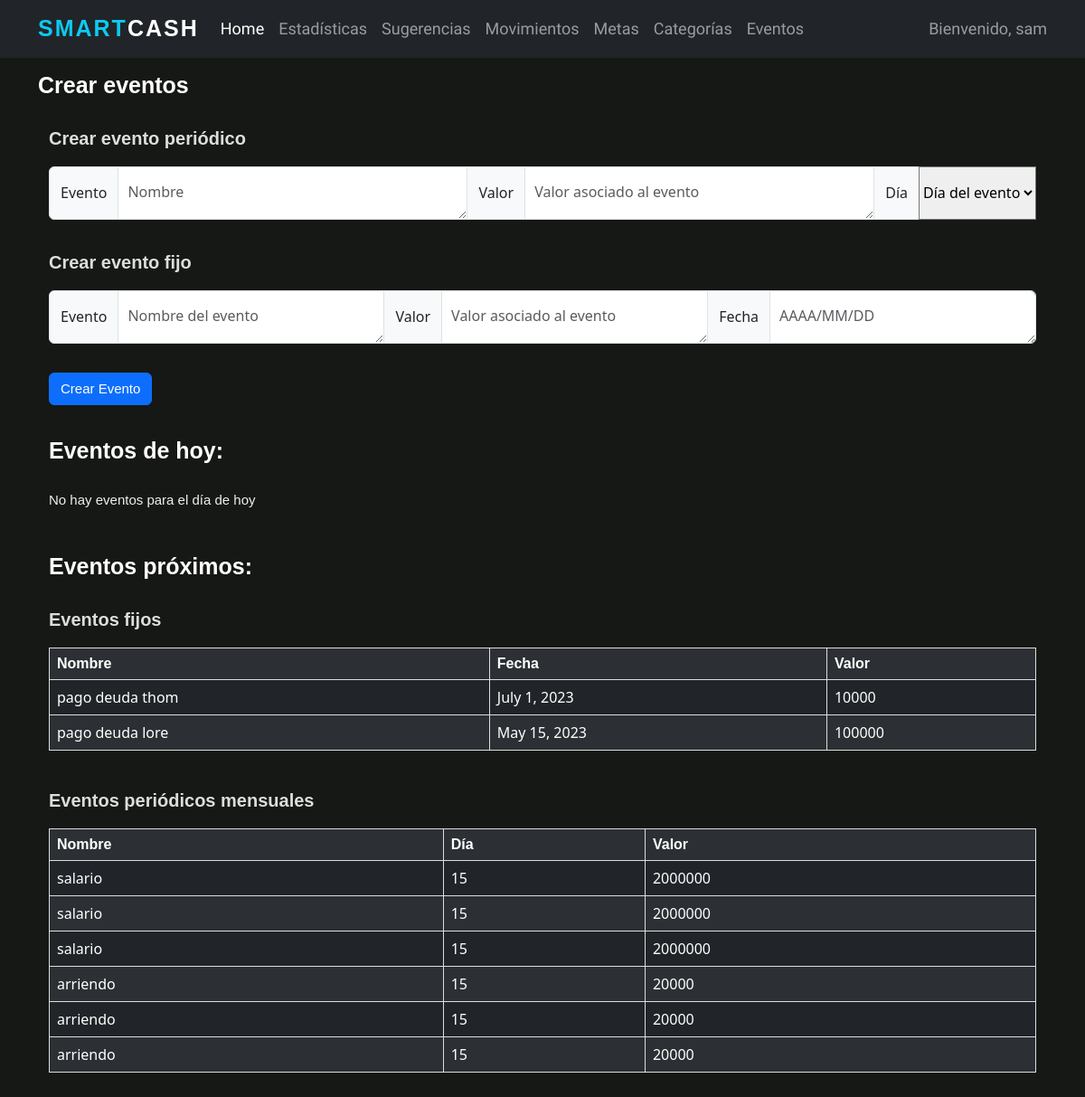
The app's page /events/ (signed in) with its own data.
### wallet/models.py (models this page shows, shortened)
class EventoFijo(models.Model):
    usuario = models.ForeignKey(User, on_delete=models.CASCADE)
    nombre = models.CharField(max_length=100)
    fecha = models.DateField()
    cantidad = models.IntegerField()

class EventoPeriodico(models.Model):
    usuario = models.ForeignKey(User, on_delete=models.CASCADE)
    nombre = models.CharField(max_length=100)
    dia = models.IntegerField()
    cantidad = models.IntegerField()

### wallet/views.py (the view)
# urls.py: path('events/', wallet_views.events, name='events'),
def events(request):
    connection.current_user = request.user
    periodic_event_name = request.GET.get('periodic_event_name')
    periodic_event_value = request.GET.get('periodic_event_value')
    periodic_event_day = request.GET.get('periodic_event_day')
    event_name = request.GET.get('event_name')
    event_value = request.GET.get('event_value')
    event_date = request.GET.get('event_date')
    if periodic_event_day and periodic_event_value and periodic_event_name:
        connection.create_event(1, periodic_event_name, periodic_event_value, periodic_event_day, request.user)
    if event_name and event_value and event_date:
        connection.create_event(0, event_name, event_value, event_date, request.user)
    user_events = connection.search_events(request.user)
    user_periodic_events = connection.search_periodic_events(request.user)
    day_events = connection.search_day_events(user_periodic_events, user_events)
    return render(request, 'registration/events.html',
                  {'days': range(1, 32), 'periodic_event_name': periodic_event_name,
                   'periodic_event_value': periodic_event_value, 'periodic_event_day': periodic_event_day,
                   'event_name': event_name, 'event_value': event_value, 'event_date': event_date,
                   'user_events': user_events, 'user_periodic_events': user_periodic_events, 'day_events': day_events,
                   'today': date.today().day})

### wallet/connection.py (called while the page is built)
def search_periodic_events(user):
    events = EventoPeriodico.objects.all().filter(usuario=user)
    return events

def search_events(user):
    events = EventoFijo.objects.all().filter(usuario=user)
    return events

def search_day_events(periodic, events):
    current_date = date.today()
    ans = []
    if periodic:
        for event in periodic:
            if event.dia == current_date.day:
                ans.append(event)
    if events:
        for event in events:
            if event.fecha == current_date:
                ans.append(event)
    return ans

### wallet/templates/registration/events.html (shortened to what this page needs)
{% extends 'base.html' %}
{% load static %}
    {% block content %}
<br><br><br>
<div id="eventos"class="form-text">Crear eventos</div>
<form action="">
    <div class="container">
        <br>
        <p id = "movimientos">Crear evento periódico</p>
        <div class="input-group mb-3">
            <span class="input-group-text mb-3">Evento</span>
            <textarea class="form-control mb-3" aria-label="With textarea" placeholder="Nombre"
                      name="periodic_event_name"></textarea>
            <span class="input-group-text mb-3">Valor</span>
            <textarea class="form-control mb-3" aria-label="With textarea"
                      placeholder="Valor asociado al evento" name="periodic_event_value"></textarea>
            <label class="input-group-text mb-3" for="inputGroupSelect01">Día</label>
            <select class="custom-select mb-3" id="inputGroupSelect01" name="periodic_event_day">
                <option selected>Día del evento</option>
            </select>
        </div>
    </div>
    <div class="container">
        <p id = "movimientos">Crear evento fijo</p>
        <div class="input-group mb-3">
            <span class="input-group-text mb-3">Evento</span>
            <textarea class="form-control mb-3" aria-label="With textarea" placeholder="Nombre del evento"
                      name="event_name"></textarea>
            <span class="input-group-text mb-3">Valor</span>
            <textarea class="form-control mb-3" aria-label="With textarea"
                      placeholder="Valor asociado al evento" name="event_value"></textarea>
            <span class="input-group-text mb-3">Fecha</span>
            <textarea class="form-control mb-3" aria-label="With textarea" placeholder="AAAA/MM/DD"
                      name="event_date"></textarea>
        </div>
        <button type="submit" class="btn btn-primary mb-3">Crear Evento</button>
    </div>
</form>
<div class="container">
    <div id="eventos"class="form-text">Eventos de hoy:</div>
    <br>
    {% if not day_events %}
    <p id="categorias">No hay eventos para el día de hoy</p>
    {% endif %}
    <br>
<div id="eventos"class="form-text">Eventos próximos:</div>
<br>
<p id = "movimientos">Eventos fijos</p>
<table class="table table-striped table-dark">
        <tr>
            <th>Nombre</th>
            <th>Fecha</th>
            <th>Valor</th>
        </tr>
        {% for event in user_events %}
        <tr>
            <td>{{ event.nombre }}</td>
            <td>{{ event.fecha }}</td>
            <td>{{ event.cantidad }}</td>
        </tr>
        {% endfor %}
    </table>
    <br>
    <p id = "movimientos">Eventos periódicos mensuales</p>
    <table class="table table-striped table-dark">
        <tr>
            <th>Nombre</th>
            <th>Día</th>
            <th>Valor</th>
        </tr>
        {% for event in user_periodic_events %}
        <tr>
            <td>{{ event.nombre }}</td>
            <td>{{ event.dia }}</td>
            <td>{{ event.cantidad }}</td>
        </tr>
        {% endfor %}
    </table>
<br>
</div>
{% endblock content %}

### smartcash/templates/base.html (shortened to what this page needs)
{% load static %}
<html lang="en">
<head>
    <link href="https://cdn.jsdelivr.net/npm/bootstrap@5.3.0-alpha1/dist/css/bootstrap.min.css" rel="stylesheet"
>
    <link rel="stylesheet" href="https://cdn.jsdelivr.net/npm/bootstrap-icons@1.7.2/font/bootstrap-icons.css">
    <link rel="stylesheet" type="text/css" href="{% static 'css/style.css' %}"/>
</head>
<body>
    <nav class="navbar navbar-expand-lg navbar-dark bg-dark fixed-top">
        <div class="container">
            <a href="{% url 'home' %}" class="navbar-brand"> <span class="text-info">Smart</span>Cash</a>
            <div class="collapse navbar-collapse" id="navbarText">
                <ul class="navbar-nav me-auto mb-2 mb-lg-0">
                    <li class="nav-item">
                        <a class="nav-link active" aria-current="page" href="{% url 'home' %}">Home</a>
                    </li>
                    <li class="nav-item">
                        <a class="nav-link" href="{% url 'statistics' %}">Estadísticas</a>
                    </li>
                    <li class="nav-item">
                        <a class="nav-link" href="{% url 'suggestions' %}">Sugerencias</a>
                    </li>
                    <li class="nav-item">
                        <a class="nav-link" href="{% url 'movements' %}">Movimientos</a>
                    </li>
                    <li class="nav-item">
                        <a class="nav-link" href="{% url 'goals' %}">Metas</a>
                    </li>
                    <li class="nav-item">
                        <a class="nav-link" href="{% url 'categories' %}">Categorías</a>
                    </li>
                    <li class="nav-item">
                        <a class="nav-link" href="{% url 'events' %}">Eventos</a>
                    </li>
                </ul>
                <span id="bienvenida" class="navbar-text">
					Bienvenido, {{ user.username }}
				</span>
            </div>
        </div>
</nav>
<div class="container">
    {% block content %}
    {% endblock content %}
</div>
</body>
</html>

### static/css/style.css (style rules this page uses)
#bienvenida { font-family: 'Roboto Condensed', sans-serif; font-size: 18px; }
#categorias { font-family:'Lucida Sans', 'Lucida Sans Regular', 'Lucida Grande', 'Lucida Sans Unicode', Geneva, Verdana, sans-serif; font-size: 15px; color: rgb(238, 238, 238); }
#eventos { font-family:'Lucida Sans', 'Lucida Sans Regular', 'Lucida Grande', 'Lucida Sans Unicode', Geneva, Verdana, sans-serif; font-size: 25px; color: white; font-weight: bold; }
#movimientos { font-family:'Lucida Sans', 'Lucida Sans Regular', 'Lucida Grande', 'Lucida Sans Unicode', Geneva, Verdana, sans-serif; color: rgb(221, 221, 221); font-weight: bold; font-size: 20px; }
table { border-collapse: collapse; width: 100%; }
td, th { border: 1px solid #dddddd; text-align: left; padding: 8px; color: white; }
th { font-family:'Lucida Sans', 'Lucida Sans Regular', 'Lucida Grande', 'Lucida Sans Unicode', Geneva, Verdana, sans-serif; }
tr:nth-child(even) { background-color: #dddddd; }
.form-control { height: 59px; padding: 15px 10; box-sizing: border-box; }
.form-text { font-family: 'Roboto Condensed', sans-serif; color: white; }
.btn { font-family:'Lucida Sans', 'Lucida Sans Regular', 'Lucida Grande', 'Lucida Sans Unicode', Geneva, Verdana, sans-serif; font-size: 15px; }
p { font-family: 'Roboto Condensed', sans-serif; font-size: 17px; }
body { background: #161815; }
.navbar-nav a { font-family: 'Roboto Condensed', sans-serif; font-size: 18px; }
.navbar-dark .navbar-brand { font-family:'Franklin Gothic Medium', 'Arial Narrow', Arial, sans-serif; color: #fff; font-size: 25px; text-transform: uppercase; font-weight: bold; letter-spacing: 2px; }

### records on screen
EventoFijo: nombre "pago deuda thom", fecha "July 1, 2023", cantidad "10000"
EventoFijo: nombre "pago deuda lore", fecha "May 15, 2023", cantidad "100000"
EventoPeriodico: nombre "salario", dia "15", cantidad "2000000"
EventoPeriodico: nombre "salario", dia "15", cantidad "2000000"
EventoPeriodico: nombre "salario", dia "15", cantidad "2000000"
EventoPeriodico: nombre "arriendo", dia "15", cantidad "20000"
EventoPeriodico: nombre "arriendo", dia "15", cantidad "20000"
EventoPeriodico: nombre "arriendo", dia "15", cantidad "20000"

### other values on screen
{{ user.username }} "sam"
